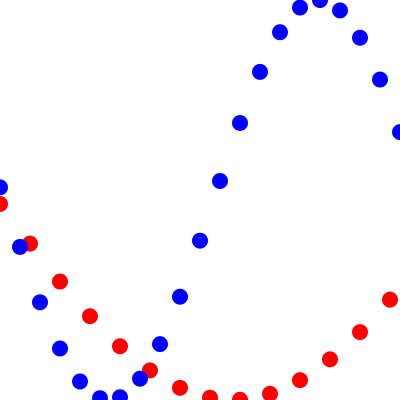
Frame 1 (no input)
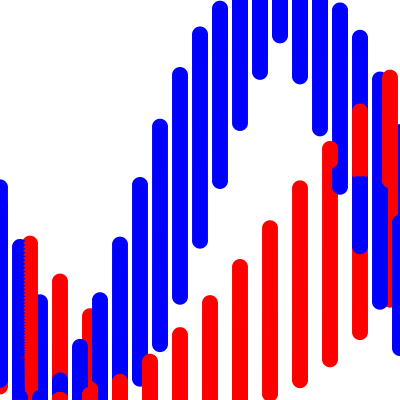
Frame 60 (the mouse pressed at the canvas centre just before this capture)
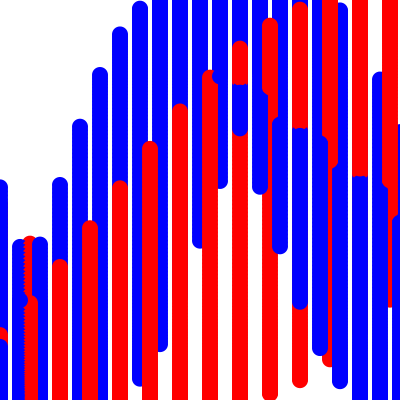
Frame 120 (the mouse held since frame 60 and released just before this capture)

The Processing sketch that drew these frames (run headless with seeded random() and noise(); from frame 60 on, the mouse is pressed at the canvas centre):

// Processing sketch: processing_156853
// ── processing_156853.pde

//starting angle
float theta= 0.0;

void setup(){
  background(255);
  size(400,400);
  smooth();
}

void draw(){

// increasing theta 
theta +=0.02;

 noStroke();
 fill(0);
 
 float x = theta;
 for (int i = 0; i <=30 ; i++ ){
   // calculate sin of Y
   float y= (sin(x)*width/2);
   fill(255,0,0);
   ellipse(i*30,y+height/2,16,16);
   //move along X- axis
   x+=0.2;
 }
 

 for(int j=0 ; j < 50; j++){
   float y=(sin(x)*width/2);
   fill(0,0,255);
   ellipse(j*20,y+ height/2,16,16);
   
   x+=0.3;
 }
   
 }
 
